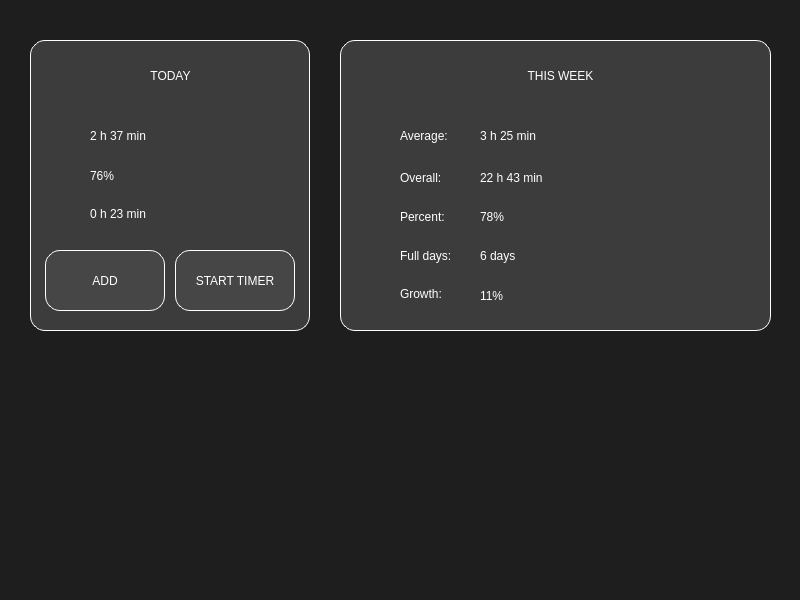
<?xml version="1.0" encoding="UTF-8"?>
<ui version="4.0">
 <class>MainWindow</class>
 <widget class="QMainWindow" name="MainWindow">
  <property name="geometry">
   <rect>
    <x>0</x>
    <y>0</y>
    <width>800</width>
    <height>600</height>
   </rect>
  </property>
  <property name="windowTitle">
   <string>TRACKER</string>
  </property>
  <widget class="QWidget" name="centralwidget">
   <property name="styleSheet">
    <string notr="true">background-color: rgb(30, 30, 30);</string>
   </property>
   <widget class="QFrame" name="frameToday">
    <property name="geometry">
     <rect>
      <x>30</x>
      <y>40</y>
      <width>280</width>
      <height>291</height>
     </rect>
    </property>
    <property name="styleSheet">
     <string notr="true">background-color: rgb(60, 60, 60);
border-radius: 15px;
border: 1px solid rgb(255, 255, 255);</string>
    </property>
    <property name="frameShape">
     <enum>QFrame::StyledPanel</enum>
    </property>
    <property name="frameShadow">
     <enum>QFrame::Raised</enum>
    </property>
    <widget class="QLabel" name="labelToday">
     <property name="geometry">
      <rect>
       <x>75</x>
       <y>10</y>
       <width>131</width>
       <height>51</height>
      </rect>
     </property>
     <property name="styleSheet">
      <string notr="true">border: none;
color: white;
font: 57 25pt &quot;Futura PT Demi&quot;;</string>
     </property>
     <property name="text">
      <string>TODAY</string>
     </property>
     <property name="alignment">
      <set>Qt::AlignCenter</set>
     </property>
    </widget>
    <widget class="QLabel" name="clockIcon">
     <property name="geometry">
      <rect>
       <x>20</x>
       <y>80</y>
       <width>31</width>
       <height>31</height>
      </rect>
     </property>
     <property name="styleSheet">
      <string notr="true">border: none;</string>
     </property>
     <property name="text">
      <string/>
     </property>
     <property name="pixmap">
      <pixmap resource="../res/123.qrc">:/icons/anotgher_clock30.png</pixmap>
     </property>
     <property name="alignment">
      <set>Qt::AlignCenter</set>
     </property>
    </widget>
    <widget class="QLabel" name="todayWorkTime">
     <property name="geometry">
      <rect>
       <x>60</x>
       <y>80</y>
       <width>141</width>
       <height>31</height>
      </rect>
     </property>
     <property name="styleSheet">
      <string notr="true">border: none;
color: white;
font: 25 16pt &quot;Futura PT Light&quot;;</string>
     </property>
     <property name="text">
      <string>2 h 37 min</string>
     </property>
    </widget>
    <widget class="QLabel" name="progressIcon">
     <property name="geometry">
      <rect>
       <x>20</x>
       <y>120</y>
       <width>31</width>
       <height>31</height>
      </rect>
     </property>
     <property name="styleSheet">
      <string notr="true">border: none;</string>
     </property>
     <property name="text">
      <string/>
     </property>
     <property name="pixmap">
      <pixmap resource="../res/123.qrc">:/icons/percent30.png</pixmap>
     </property>
     <property name="alignment">
      <set>Qt::AlignCenter</set>
     </property>
    </widget>
    <widget class="QLabel" name="todayProgress">
     <property name="geometry">
      <rect>
       <x>60</x>
       <y>120</y>
       <width>111</width>
       <height>31</height>
      </rect>
     </property>
     <property name="styleSheet">
      <string notr="true">border: none;
color: white;
font: 25 16pt &quot;Futura PT Light&quot;;</string>
     </property>
     <property name="text">
      <string>76%</string>
     </property>
    </widget>
    <widget class="QLabel" name="finishIcon">
     <property name="geometry">
      <rect>
       <x>20</x>
       <y>160</y>
       <width>31</width>
       <height>31</height>
      </rect>
     </property>
     <property name="styleSheet">
      <string notr="true">border: none;</string>
     </property>
     <property name="text">
      <string/>
     </property>
     <property name="pixmap">
      <pixmap resource="../res/123.qrc">:/icons/finish.png</pixmap>
     </property>
     <property name="alignment">
      <set>Qt::AlignCenter</set>
     </property>
    </widget>
    <widget class="QLabel" name="todayFinishTime">
     <property name="geometry">
      <rect>
       <x>60</x>
       <y>158</y>
       <width>141</width>
       <height>31</height>
      </rect>
     </property>
     <property name="styleSheet">
      <string notr="true">border: none;
color: white;
font: 25 16pt &quot;Futura PT Light&quot;;</string>
     </property>
     <property name="text">
      <string>0 h 23 min</string>
     </property>
    </widget>
    <widget class="QPushButton" name="buttonADD">
     <property name="geometry">
      <rect>
       <x>15</x>
       <y>210</y>
       <width>120</width>
       <height>61</height>
      </rect>
     </property>
     <property name="styleSheet">
      <string notr="true">QPushButton {
border: 1px solid rgb(255, 255, 255);
background-color: rgb(70, 70, 70);
border-radius: 15px;
font: 57 12pt &quot;Futura PT Demi&quot;;
color: white;
}

QPushButton:hover {
border: 1px solid rgb(255, 255, 255);
background-color: rgb(90, 90, 90);
border-radius: 15px;
font: 57 12pt &quot;Futura PT Demi&quot;;
color: white;
}

QPushButton:pressed {
border: 2px solid rgb(255, 255, 255);
background-color: rgb(90, 90, 90);
border-radius: 15px;
font: 57 12pt &quot;Futura PT Demi&quot;;
color: white;
}</string>
     </property>
     <property name="text">
      <string>ADD</string>
     </property>
    </widget>
    <widget class="QPushButton" name="buttonSTARTTIMER">
     <property name="geometry">
      <rect>
       <x>145</x>
       <y>210</y>
       <width>120</width>
       <height>61</height>
      </rect>
     </property>
     <property name="styleSheet">
      <string notr="true">QPushButton {
border: 1px solid rgb(255, 255, 255);
background-color: rgb(70, 70, 70);
border-radius: 15px;
font: 57 12pt &quot;Futura PT Demi&quot;;
color: white;
}

QPushButton:hover {
border: 1px solid rgb(255, 255, 255);
background-color: rgb(90, 90, 90);
border-radius: 15px;
font: 57 12pt &quot;Futura PT Demi&quot;;
color: white;
}

QPushButton:pressed {
border: 2px solid rgb(255, 255, 255);
background-color: rgb(90, 90, 90);
border-radius: 15px;
font: 57 12pt &quot;Futura PT Demi&quot;;
color: white;
}</string>
     </property>
     <property name="text">
      <string>START TIMER</string>
     </property>
    </widget>
    <widget class="QPushButton" name="buttonNextDay">
     <property name="geometry">
      <rect>
       <x>195</x>
       <y>20</y>
       <width>31</width>
       <height>31</height>
      </rect>
     </property>
     <property name="styleSheet">
      <string notr="true">QPushButton {
border: none;
}

QPushButton:hover {
border: 1px solid rgb(255, 255, 255);
background-color: rgb(70, 70, 70);
border-radius: 9px;
}

QPushButton:pressed {
border: 2px solid rgb(255, 255, 255);
background-color: rgb(70, 70, 70);
border-radius: 9px;
}</string>
     </property>
     <property name="text">
      <string/>
     </property>
     <property name="icon">
      <iconset resource="../res/123.qrc">
       <normaloff>:/icons/arrow_right.png</normaloff>:/icons/arrow_right.png</iconset>
     </property>
     <property name="iconSize">
      <size>
       <width>50</width>
       <height>50</height>
      </size>
     </property>
    </widget>
    <widget class="QPushButton" name="buttonPrevDay">
     <property name="geometry">
      <rect>
       <x>52</x>
       <y>20</y>
       <width>31</width>
       <height>31</height>
      </rect>
     </property>
     <property name="styleSheet">
      <string notr="true">QPushButton {
border: none;
}

QPushButton:hover {
border: 1px solid rgb(255, 255, 255);
background-color: rgb(70, 70, 70);
border-radius: 9px;
}

QPushButton:pressed {
border: 2px solid rgb(255, 255, 255);
background-color: rgb(70, 70, 70);
border-radius: 9px;
}</string>
     </property>
     <property name="text">
      <string/>
     </property>
     <property name="icon">
      <iconset resource="../res/123.qrc">
       <normaloff>:/icons/arrow_left.png</normaloff>:/icons/arrow_left.png</iconset>
     </property>
     <property name="iconSize">
      <size>
       <width>50</width>
       <height>50</height>
      </size>
     </property>
    </widget>
   </widget>
   <widget class="QFrame" name="frameWeek">
    <property name="geometry">
     <rect>
      <x>340</x>
      <y>40</y>
      <width>431</width>
      <height>291</height>
     </rect>
    </property>
    <property name="styleSheet">
     <string notr="true">background-color: rgb(60, 60, 60);
border-radius: 15px;
border: 1px solid rgb(255, 255, 255);</string>
    </property>
    <property name="frameShape">
     <enum>QFrame::StyledPanel</enum>
    </property>
    <property name="frameShadow">
     <enum>QFrame::Raised</enum>
    </property>
    <widget class="QLabel" name="labelThisWeek">
     <property name="geometry">
      <rect>
       <x>75</x>
       <y>10</y>
       <width>291</width>
       <height>51</height>
      </rect>
     </property>
     <property name="styleSheet">
      <string notr="true">border: none;
color: white;
font: 57 25pt &quot;Futura PT Demi&quot;;</string>
     </property>
     <property name="text">
      <string>THIS WEEK</string>
     </property>
     <property name="alignment">
      <set>Qt::AlignCenter</set>
     </property>
    </widget>
    <widget class="QLabel" name="IconAverage">
     <property name="geometry">
      <rect>
       <x>20</x>
       <y>80</y>
       <width>31</width>
       <height>31</height>
      </rect>
     </property>
     <property name="styleSheet">
      <string notr="true">border: none;</string>
     </property>
     <property name="text">
      <string/>
     </property>
     <property name="pixmap">
      <pixmap resource="../res/123.qrc">:/icons/avg30.png</pixmap>
     </property>
     <property name="alignment">
      <set>Qt::AlignCenter</set>
     </property>
    </widget>
    <widget class="QLabel" name="labelAverage">
     <property name="geometry">
      <rect>
       <x>60</x>
       <y>80</y>
       <width>71</width>
       <height>31</height>
      </rect>
     </property>
     <property name="styleSheet">
      <string notr="true">border: none;
color: white;
font: 25 16pt &quot;Futura PT Light&quot;;</string>
     </property>
     <property name="text">
      <string>Average:</string>
     </property>
    </widget>
    <widget class="QLabel" name="IconOverall">
     <property name="geometry">
      <rect>
       <x>20</x>
       <y>120</y>
       <width>31</width>
       <height>31</height>
      </rect>
     </property>
     <property name="styleSheet">
      <string notr="true">border: none;</string>
     </property>
     <property name="text">
      <string/>
     </property>
     <property name="pixmap">
      <pixmap resource="../res/123.qrc">:/icons/clock30.png</pixmap>
     </property>
     <property name="alignment">
      <set>Qt::AlignCenter</set>
     </property>
    </widget>
    <widget class="QLabel" name="labelOverall">
     <property name="geometry">
      <rect>
       <x>60</x>
       <y>122</y>
       <width>61</width>
       <height>31</height>
      </rect>
     </property>
     <property name="styleSheet">
      <string notr="true">border: none;
color: white;
font: 25 16pt &quot;Futura PT Light&quot;;</string>
     </property>
     <property name="text">
      <string>Overall:</string>
     </property>
    </widget>
    <widget class="QLabel" name="IconPercent">
     <property name="geometry">
      <rect>
       <x>20</x>
       <y>160</y>
       <width>31</width>
       <height>31</height>
      </rect>
     </property>
     <property name="styleSheet">
      <string notr="true">border: none;</string>
     </property>
     <property name="text">
      <string/>
     </property>
     <property name="pixmap">
      <pixmap resource="../res/123.qrc">:/icons/percent30.png</pixmap>
     </property>
     <property name="alignment">
      <set>Qt::AlignCenter</set>
     </property>
    </widget>
    <widget class="QLabel" name="labelPercent">
     <property name="geometry">
      <rect>
       <x>60</x>
       <y>161</y>
       <width>61</width>
       <height>31</height>
      </rect>
     </property>
     <property name="styleSheet">
      <string notr="true">border: none;
color: white;
font: 25 16pt &quot;Futura PT Light&quot;;</string>
     </property>
     <property name="text">
      <string>Percent:</string>
     </property>
    </widget>
    <widget class="QPushButton" name="buttonNextWeek">
     <property name="geometry">
      <rect>
       <x>303</x>
       <y>20</y>
       <width>31</width>
       <height>31</height>
      </rect>
     </property>
     <property name="styleSheet">
      <string notr="true">QPushButton {
border: none;
}

QPushButton:hover {
border: 1px solid rgb(255, 255, 255);
background-color: rgb(70, 70, 70);
border-radius: 9px;
}

QPushButton:pressed {
border: 2px solid rgb(255, 255, 255);
background-color: rgb(70, 70, 70);
border-radius: 9px;
}</string>
     </property>
     <property name="text">
      <string/>
     </property>
     <property name="icon">
      <iconset resource="../res/123.qrc">
       <normaloff>:/icons/arrow_right.png</normaloff>:/icons/arrow_right.png</iconset>
     </property>
     <property name="iconSize">
      <size>
       <width>50</width>
       <height>50</height>
      </size>
     </property>
    </widget>
    <widget class="QPushButton" name="buttonPrevWeek">
     <property name="geometry">
      <rect>
       <x>103</x>
       <y>20</y>
       <width>31</width>
       <height>31</height>
      </rect>
     </property>
     <property name="styleSheet">
      <string notr="true">QPushButton {
border: none;
}

QPushButton:hover {
border: 1px solid rgb(255, 255, 255);
background-color: rgb(70, 70, 70);
border-radius: 9px;
}

QPushButton:pressed {
border: 2px solid rgb(255, 255, 255);
background-color: rgb(70, 70, 70);
border-radius: 9px;
}</string>
     </property>
     <property name="text">
      <string/>
     </property>
     <property name="icon">
      <iconset resource="../res/123.qrc">
       <normaloff>:/icons/arrow_left.png</normaloff>:/icons/arrow_left.png</iconset>
     </property>
     <property name="iconSize">
      <size>
       <width>50</width>
       <height>50</height>
      </size>
     </property>
    </widget>
    <widget class="QLabel" name="WeekAverage">
     <property name="geometry">
      <rect>
       <x>140</x>
       <y>80</y>
       <width>111</width>
       <height>31</height>
      </rect>
     </property>
     <property name="styleSheet">
      <string notr="true">border: none;
color: white;
font: 25 16pt &quot;Futura PT Light&quot;;</string>
     </property>
     <property name="text">
      <string>3 h 25 min</string>
     </property>
    </widget>
    <widget class="QLabel" name="WeekOverall">
     <property name="geometry">
      <rect>
       <x>140</x>
       <y>122</y>
       <width>111</width>
       <height>31</height>
      </rect>
     </property>
     <property name="styleSheet">
      <string notr="true">border: none;
color: white;
font: 25 16pt &quot;Futura PT Light&quot;;</string>
     </property>
     <property name="text">
      <string>22 h 43 min</string>
     </property>
    </widget>
    <widget class="QLabel" name="WeekPercent">
     <property name="geometry">
      <rect>
       <x>140</x>
       <y>161</y>
       <width>61</width>
       <height>31</height>
      </rect>
     </property>
     <property name="styleSheet">
      <string notr="true">border: none;
color: white;
font: 25 16pt &quot;Futura PT Light&quot;;</string>
     </property>
     <property name="text">
      <string>78%</string>
     </property>
    </widget>
    <widget class="QLabel" name="IconFulldays">
     <property name="geometry">
      <rect>
       <x>20</x>
       <y>200</y>
       <width>31</width>
       <height>31</height>
      </rect>
     </property>
     <property name="styleSheet">
      <string notr="true">border: none;</string>
     </property>
     <property name="text">
      <string/>
     </property>
     <property name="pixmap">
      <pixmap resource="../res/123.qrc">:/icons/finish.png</pixmap>
     </property>
     <property name="alignment">
      <set>Qt::AlignCenter</set>
     </property>
    </widget>
    <widget class="QLabel" name="labelFulldays">
     <property name="geometry">
      <rect>
       <x>60</x>
       <y>200</y>
       <width>81</width>
       <height>31</height>
      </rect>
     </property>
     <property name="styleSheet">
      <string notr="true">border: none;
color: white;
font: 25 16pt &quot;Futura PT Light&quot;;</string>
     </property>
     <property name="text">
      <string>Full days:</string>
     </property>
    </widget>
    <widget class="QLabel" name="IconGrowth">
     <property name="geometry">
      <rect>
       <x>20</x>
       <y>240</y>
       <width>31</width>
       <height>31</height>
      </rect>
     </property>
     <property name="styleSheet">
      <string notr="true">border: none;</string>
     </property>
     <property name="text">
      <string/>
     </property>
     <property name="pixmap">
      <pixmap resource="../res/123.qrc">:/icons/arrow-up-right-50.png</pixmap>
     </property>
     <property name="alignment">
      <set>Qt::AlignCenter</set>
     </property>
    </widget>
    <widget class="QLabel" name="labelGrowth">
     <property name="geometry">
      <rect>
       <x>60</x>
       <y>238</y>
       <width>81</width>
       <height>31</height>
      </rect>
     </property>
     <property name="styleSheet">
      <string notr="true">border: none;
color: white;
font: 25 16pt &quot;Futura PT Light&quot;;</string>
     </property>
     <property name="text">
      <string>Growth:</string>
     </property>
    </widget>
    <widget class="QLabel" name="WeekFullDays">
     <property name="geometry">
      <rect>
       <x>140</x>
       <y>200</y>
       <width>61</width>
       <height>31</height>
      </rect>
     </property>
     <property name="styleSheet">
      <string notr="true">border: none;
color: white;
font: 25 16pt &quot;Futura PT Light&quot;;</string>
     </property>
     <property name="text">
      <string>6 days</string>
     </property>
    </widget>
    <widget class="QLabel" name="WeekGrowth">
     <property name="geometry">
      <rect>
       <x>140</x>
       <y>240</y>
       <width>61</width>
       <height>31</height>
      </rect>
     </property>
     <property name="styleSheet">
      <string notr="true">border: none;
color: white;
font: 25 16pt &quot;Futura PT Light&quot;;</string>
     </property>
     <property name="text">
      <string>11%</string>
     </property>
    </widget>
   </widget>
  </widget>
 </widget>
 <resources>
  <include location="../res/123.qrc"/>
 </resources>
 <connections/>
</ui>
